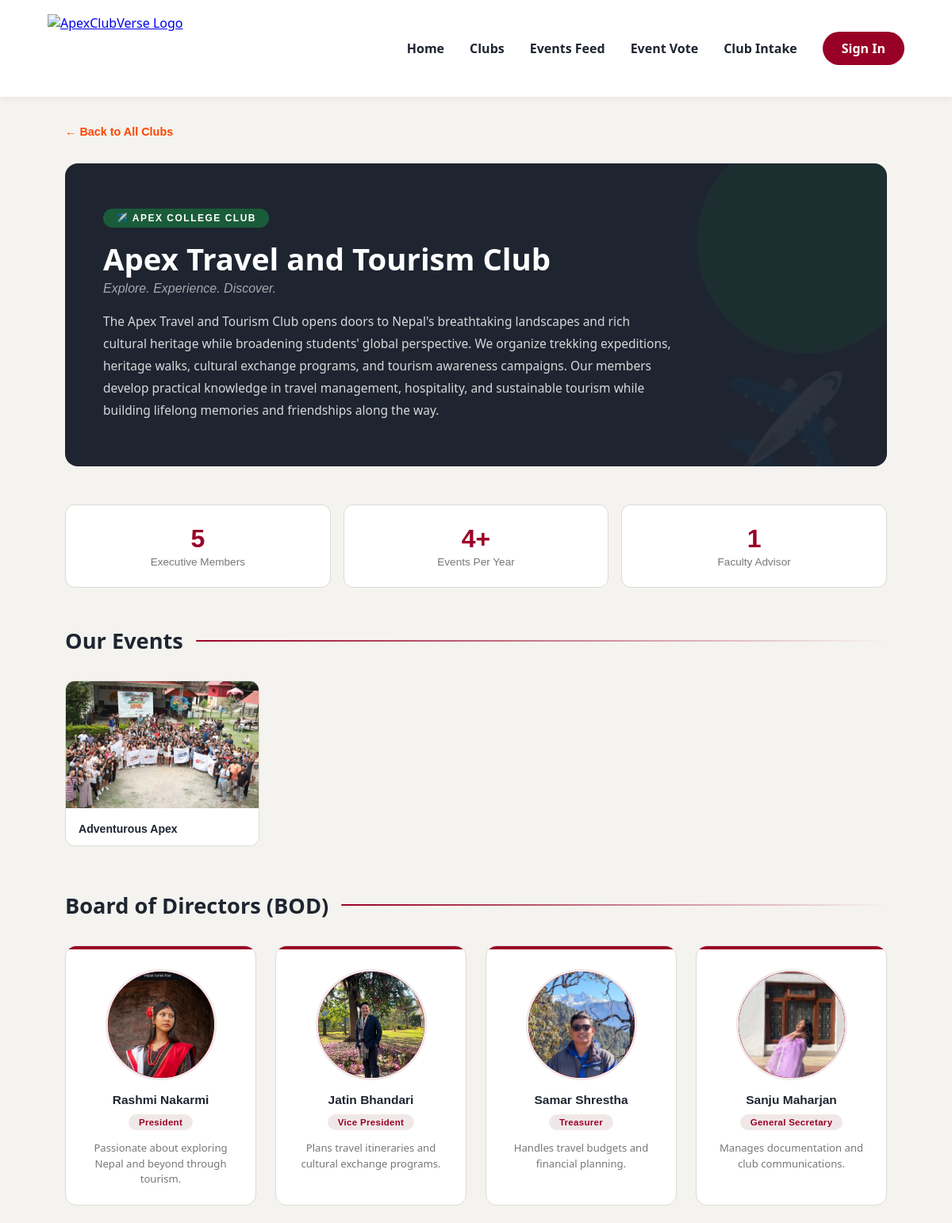
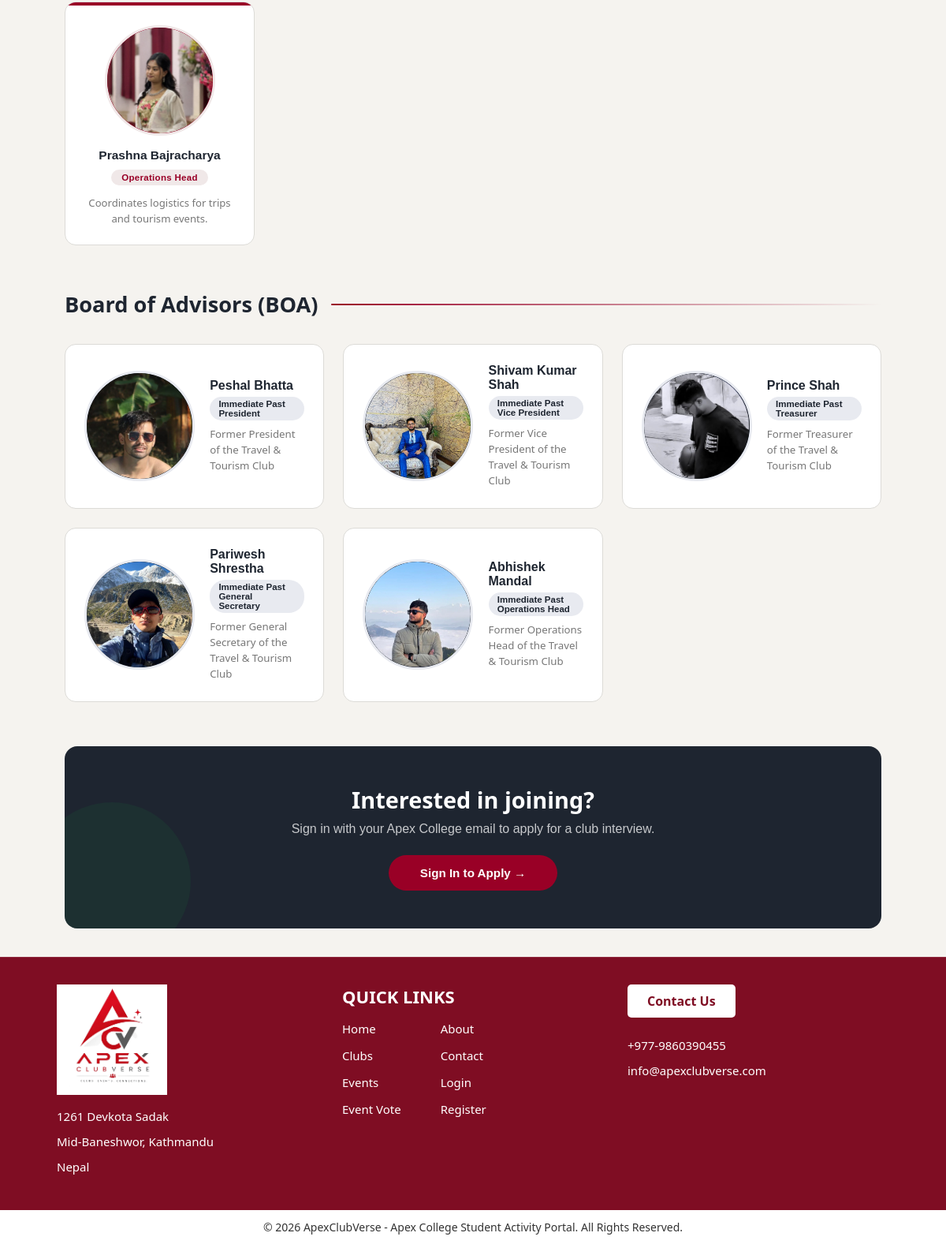
The page /club_detail.php?id=3 on the database its author committed (2 pictures, top to bottom).
### tables this page shows
CREATE TABLE `clubs` (
  `id` int(11) NOT NULL AUTO_INCREMENT,
  `name` varchar(255) NOT NULL,
  `description` text DEFAULT NULL,
  `page_url` varchar(255) DEFAULT NULL,
  `intake_open` tinyint(1) NOT NULL DEFAULT 1,
  PRIMARY KEY (`id`)
);

CREATE TABLE `events` (
  `id` int(11) NOT NULL AUTO_INCREMENT,
  `club_id` int(11) NOT NULL,
  `title` varchar(255) NOT NULL,
  `description` text DEFAULT NULL,
  `event_date` date DEFAULT NULL,
  `event_time` varchar(50) DEFAULT NULL,
  `location` varchar(255) DEFAULT NULL,
  `image` varchar(255) DEFAULT NULL,
  `status` enum('upcoming','ongoing','completed') NOT NULL DEFAULT 'upcoming',
  `created_at` timestamp NOT NULL DEFAULT current_timestamp(),
  PRIMARY KEY (`id`),
  KEY `club_id` (`club_id`),
  CONSTRAINT `events_ibfk_1` FOREIGN KEY (`club_id`) REFERENCES `clubs` (`id`) ON DELETE CASCADE ON UPDATE CASCADE
);

CREATE TABLE `bod_members` (
  `id` int(11) NOT NULL AUTO_INCREMENT,
  `club_id` int(11) NOT NULL,
  `name` varchar(255) NOT NULL,
  `position` varchar(255) NOT NULL,
  `bio` text DEFAULT NULL,
  `photo` varchar(255) DEFAULT 'logo.png',
  PRIMARY KEY (`id`),
  KEY `club_id` (`club_id`),
  CONSTRAINT `bod_members_ibfk_1` FOREIGN KEY (`club_id`) REFERENCES `clubs` (`id`) ON DELETE CASCADE ON UPDATE CASCADE
);

CREATE TABLE `boa_members` (
  `id` int(11) NOT NULL AUTO_INCREMENT,
  `club_id` int(11) NOT NULL,
  `name` varchar(255) NOT NULL,
  `title` varchar(255) NOT NULL,
  `expertise` text DEFAULT NULL,
  `photo` varchar(255) DEFAULT 'logo.png',
  PRIMARY KEY (`id`),
  KEY `club_id` (`club_id`),
  CONSTRAINT `boa_members_ibfk_1` FOREIGN KEY (`club_id`) REFERENCES `clubs` (`id`) ON DELETE CASCADE ON UPDATE CASCADE
);

### includes/config.php (called while the page is built, shortened)
<?php
function url(string $path = ''): string
{
    $path = ltrim(str_replace('\\', '/', $path), '/');
    return (BASE_PATH === '' ? '' : BASE_PATH) . '/' . $path;
}
function root_path(string $path = ''): string
{
    $path = ltrim(str_replace('\\', '/', $path), '/');
    return ROOT_PATH . ($path === '' ? '' : DIRECTORY_SEPARATOR . str_replace('/', DIRECTORY_SEPARATOR, $path));
}
function media_url(?string $image): string
{
    $image = str_replace('\\', '/', trim($image));
    $image = ltrim($image, '/');
    if (strpos($image, '/') !== false) {
        if (is_file(root_path($image))) {
            return url($image);
        }
        $image = basename($image);
    }
    return url('images/' . $image);
}
function member_photo_url(?string $photo): string
{
    $photo = basename(str_replace('\\', '/', trim($photo)));
    $rel = 'images/members/' . $photo;
    if (is_file(root_path($rel))) {
        return url($rel);
    }
    return url('images/logo.png');
}

### club_detail.php (the view, shortened to what this page needs)
<?php
include 'includes/db.php';
$club_id = isset($_GET['id']) ? (int)$_GET['id'] : 1;
include 'includes/header.php';
$club_result = mysqli_query($conn, "SELECT * FROM clubs WHERE id = $club_id");
$club = mysqli_fetch_assoc($club_result);
$bod_result = mysqli_query($conn, "SELECT * FROM bod_members WHERE club_id = $club_id ORDER BY FIELD(position, 'President', 'Vice President', 'Treasurer', 'General Secretary', 'Operations Head')");
$boa_result = mysqli_query($conn, "SELECT * FROM boa_members WHERE club_id = $club_id");
$events_result = mysqli_query($conn, "SELECT * FROM events WHERE club_id = $club_id");
$data = $club_data[$club_id] ?? $club_data[1];
?>
<div class="container">
    <a href="<?php echo htmlspecialchars(url('clubs.php')); ?>" class="back-link">&larr; Back to All Clubs</a>
    <div class="club-hero">
        <div class="club-hero-badge"><?php echo $data['icon']; ?> Apex College Club</div>
        <h1><?php echo htmlspecialchars($club['name']); ?></h1>
        <div class="tagline"><?php echo $data['tagline']; ?></div>
        <p class="about-text"><?php echo $data['about']; ?></p>
    </div>
    <div class="stats-strip">
        <div class="stat-card">
            <div class="stat-number">5</div>
            <div class="stat-label">Executive Members</div>
        </div>
        <div class="stat-card">
            <div class="stat-number">4+</div>
            <div class="stat-label">Events Per Year</div>
        </div>
        <div class="stat-card">
            <div class="stat-number">1</div>
            <div class="stat-label">Faculty Advisor</div>
        </div>
    </div>
    <div class="section">
        <div class="section-header">
            <h2>Our Events</h2>
            <div class="section-line"></div>
        </div>
  <div class="events-grid">
<?php while($event = mysqli_fetch_assoc($events_result)) { ?>
<a href="<?php echo htmlspecialchars(url('event_gallery.php?id=' . $event['id'])); ?>" class="event-link">
    <div class="event-photo-card">
        <?php if(!empty($event['image'])) { ?>
            <img src="<?php echo htmlspecialchars(media_url($event['image'])); ?>"
     alt="<?php echo htmlspecialchars($event['title']); ?>"
                 style="width:100%; height:160px; object-fit:cover;">
        <?php } ?>
        <div class="event-label">
            <?php echo htmlspecialchars($event['title']); ?>
        </div>
    </div>
</a>
<?php } ?>
</div>
    </div>
    <div class="section">
        <div class="section-header">
            <h2>Board of Directors (BOD)</h2>
            <div class="section-line"></div>
        </div>
        <div class="bod-grid">
            <?php while($member = mysqli_fetch_assoc($bod_result)) {
                $initials = strtoupper(substr($member['name'], 0, 1));
            ?>
            <div class="bod-card">
                <div class="bod-avatar">
    <?php if (!empty($member['photo'])): ?>
       <img src="<?php echo htmlspecialchars(member_photo_url($member['photo'])); ?>?v=<?php echo time(); ?>"
     alt="<?php echo htmlspecialchars($member['name']); ?>">
    <?php else: ?>
        <?php echo $initials; ?>
    <?php endif; ?>
</div>
                <h3><?php echo htmlspecialchars($member['name']); ?></h3>
                <span class="bod-position">
                    <?php echo htmlspecialchars($member['position']); ?></span>
                <p>
                    <?php echo htmlspecialchars($member['bio']); ?></p>
            </div>
            <?php } ?>
        </div>
    </div>
    <div class="section">
        <div class="section-header">
            <h2>Board of Advisors (BOA)</h2>
            <div class="section-line"></div>
        </div>
        <div class="boa-grid">
            <?php while($advisor = mysqli_fetch_assoc($boa_result)) {
                $initials = strtoupper(substr($advisor['name'], 0, 1));
            ?>
       <div class="boa-card">
    <div class="boa-avatar">
<?php if (!empty($advisor['photo'])): ?>
    <img src="<?php echo htmlspecialchars(member_photo_url($advisor['photo'])); ?>?v=<?php echo time(); ?>"
     alt="<?php echo htmlspecialchars($advisor['name']); ?>">
<?php else: ?>
    <?php echo $initials; ?>
<?php endif; ?>
</div>
                <div class="boa-info">
                    <h3><?php echo htmlspecialchars($advisor['name']); ?></h3>
                    <span class="boa-title"><?php echo htmlspecialchars($advisor['title']); ?></span>
                    <p><?php echo htmlspecialchars($advisor['expertise']); ?></p>
                </div>
            </div>
            <?php } ?>
        </div>
    </div>
    <?php if(isset($_SESSION['user_logged_in'])): ?>
    <div class="cta-box">
        <h2>Want to join <?php echo htmlspecialchars($club['name']); ?>?</h2>
        <p>Apply for the club interview and become a part of our amazing team.</p>
        <a href="<?php echo htmlspecialchars(url('registration.php?club_id=' . $club_id)); ?>" class="cta-btn">Apply for Interview &rarr;</a>
    </div>
    <?php else: ?>
    <div class="cta-box">
        <h2>Interested in joining?</h2>
        <p>Sign in with your Apex College email to apply for a club interview.</p>
        <a href="<?php echo htmlspecialchars(url('login.php')); ?>" class="cta-btn">Sign In to Apply &rarr;</a>
    </div>
    <?php endif; ?>
</div>
<?php include 'includes/footer.php'; ?>

### assets/css/style.css (style rules this page uses)
:root { --bg-color: #f5f3ef; --card-bg: #ffffff; --text-dark: #1e2530; --primary-crimson: #990026; --accent-orange: #ff4500; }
* { box-sizing: border-box; margin: 0; padding: 0; font-family: 'Georgia', 'Segoe UI', serif; }
html { height: auto; }
body { background-color: #f5f3ef; color: var(--text-dark); display: flex; flex-direction: column; min-height: 100vh; height: auto; overflow-x: clip; position: relative; }
img, video, iframe { max-width: 100%; height: auto; }
.content-wrapper > div { width: 100%; }

### rows shown on the page
clubs: name "Apex Travel and Tourism Club"
events: image (picture), title "Adventurous Apex"
bod_members: photo (picture), name "Rashmi Nakarmi", position "President", bio "Passionate about exploring Nepal and beyond through tourism."
bod_members: photo (picture), name "Jatin Bhandari", position "Vice President", bio "Plans travel itineraries and cultural exchange programs."
bod_members: photo (picture), name "Samar Shrestha", position "Treasurer", bio "Handles travel budgets and financial planning."
bod_members: photo (picture), name "Sanju Maharjan", position "General Secretary", bio "Manages documentation and club communications."
bod_members: photo (picture), name "Prashna Bajracharya", position "Operations Head", bio "Coordinates logistics for trips and tourism events."
boa_members: photo (picture), name "Peshal Bhatta", title "Immediate Past President", expertise "Former President of the Travel & Tourism Club"
boa_members: photo (picture), name "Shivam Kumar Shah", title "Immediate Past Vice President", expertise "Former Vice President of the Travel & Tourism Club"
boa_members: photo (picture), name "Prince Shah", title "Immediate Past Treasurer", expertise "Former Treasurer of the Travel & Tourism Club"
boa_members: photo (picture), name "Pariwesh Shrestha", title "Immediate Past General Secretary", expertise "Former General Secretary of the Travel & Tourism Club"
boa_members: photo (picture), name "Abhishek Mandal", title "Immediate Past Operations Head", expertise "Former Operations Head of the Travel & Tourism Club"

### other values the page prints
$data['icon'] "✈️"
$data['tagline'] "Explore. Experience. Discover."
